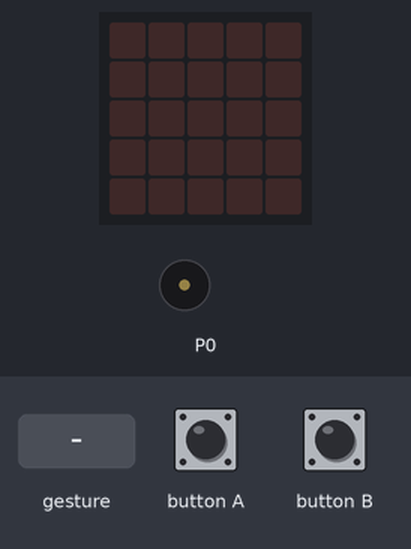
A program run on a simulated BBC micro:bit (MakeCode). On the bench: the board's 5×5 LED display, buzzer (waves = sounding). The test bench sets the inputs (shaded band). Random numbers come from a fixed seed; a tilt is held for 1.5 s and a shake lasts 1 s, then the board lies face up again.

Above: at 1.2 s.
1.3 s: button A pressed for 0.15 s
At 1.9 s:
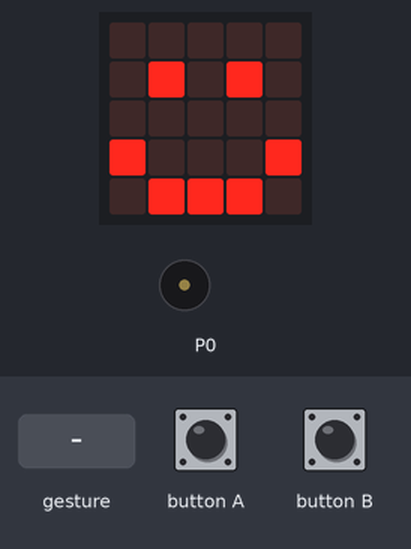
4.3 s: gesture 'shake'
At 5.9 s:
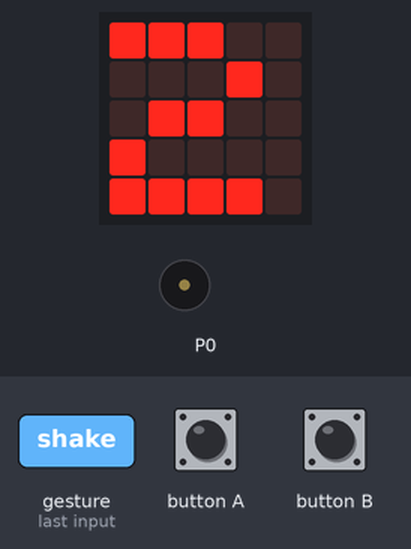
7.3 s: button B pressed for 0.15 s
At 9.4 s:
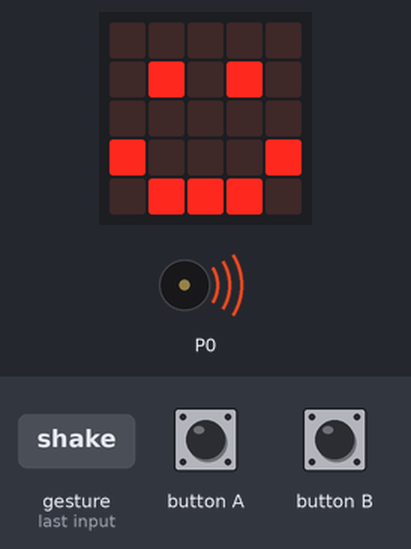
Timing chart, 0 to 13.1 s (numbered marks = the images above; inputs shaded):
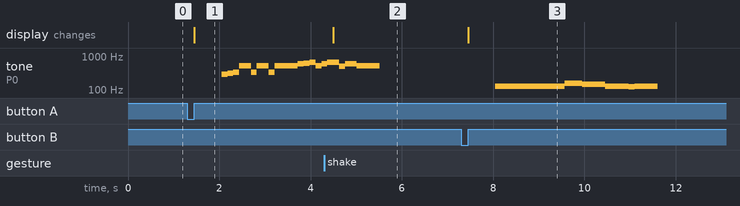

The program:

main.ts
```typescript
let Num = 0
let valor = 0
input.onButtonPressed(Button.A, function () {
    if (Num == 0) {
        basic.showIcon(IconNames.Happy)
        music.startMelody(music.builtInMelody(Melodies.Entertainer), MelodyOptions.Once)
    }
    if (Num == 1) {
        basic.showIcon(IconNames.Sad)
        music.startMelody(music.builtInMelody(Melodies.Funeral), MelodyOptions.Once)
    }
})
input.onGesture(Gesture.Shake, function () {
    valor = randint(0, 10)
    basic.showNumber(valor)
    Num = valor % 2
})
input.onButtonPressed(Button.B, function () {
    if (Num == 1) {
        basic.showIcon(IconNames.Sad)
        music.startMelody(music.builtInMelody(Melodies.Birthday), MelodyOptions.Once)
    }
    if (Num == 0) {
        basic.showIcon(IconNames.Happy)
        music.startMelody(music.builtInMelody(Melodies.Funeral), MelodyOptions.Once)
    }
})
```

test.ts
```typescript
// os teses vão aqui; isto não será compilado quando este pacote for usado como extensão.
```

Measured:
- after the input at 1.3 s, tone on P0: plays 294 Hz for 0.13 s, 311 Hz for 0.13 s, 330 Hz for 0.13 s, 523 Hz for 0.26 s, 330 Hz for 0.13 s, 523 Hz for 0.26 s … (13 notes in this stretch), starting after 0.75 s; the display: changes after 0.15 s (image 1)
- after the input at 4.3 s, the display: changes after 0.20 s (image 2)
- after the input at 7.3 s, tone on P0: plays 131 Hz for 1.5 s, 156 Hz for 0.38 s, 147 Hz for 0.51 s, 131 Hz for 0.51 s, 123 Hz for 0.13 s, 131 Hz for 0.50 s, starting after 0.75 s; the display: changes after 0.15 s (image 3)
